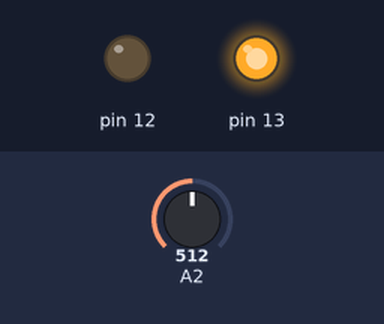
Bench run of a sketch on a simulated Arduino Uno, built with avr-gcc and run on an emulated ATmega328P. Parts: output pins drawn as LEDs (lit = HIGH). Inputs (shaded band) come from the test bench; at power-on: A2 = 512.

Above: at 0.2 s.
Timing chart, 0 to 1.7 s (numbered marks = the images above):
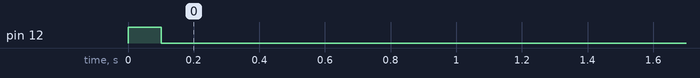

The sketch:

cooler.ino
```cpp
// number of analog samples to take per reading
#define NUM_SAMPLES 10
// number of seconds between loops
#define SECS_BETWEEN_LOOPS 60

int sum = 0;                    // sum of samples taken
unsigned char sample_count = 0; // current sample number
float voltage = 0.0;            // calculated voltage

void setup()
{
    pinMode(13, OUTPUT);
    pinMode(12, OUTPUT);
    digitalWrite(13, HIGH);
    digitalWrite(12, HIGH);
}

void loop()
{
    // take a number of analog samples and add them up
    while (sample_count < NUM_SAMPLES) {
        sum += analogRead(A2);
        sample_count++;
        delay(10);
    }

    // calculate the voltage
    // use 5.0 for a 5.0V ADC reference voltage
    voltage = ((float)sum / (float)NUM_SAMPLES) * (5.0 / 1023.0);

    // threshold of 2.5V
    if (voltage > 2.5) {
      digitalWrite(13, HIGH);
      digitalWrite(12, LOW);
    } else {
      digitalWrite(13, LOW);
      digitalWrite(12, HIGH);
    }

    sample_count = 0;
    sum = 0;

    // wait before looping again to
    // avoid cycling too rapidly
    for (int i = 0; i < SECS_BETWEEN_LOOPS; i++) {
      delay(1000);
    }
}
```

Measured:
- by itself, pin 12: HIGH → LOW at 0.10 s
